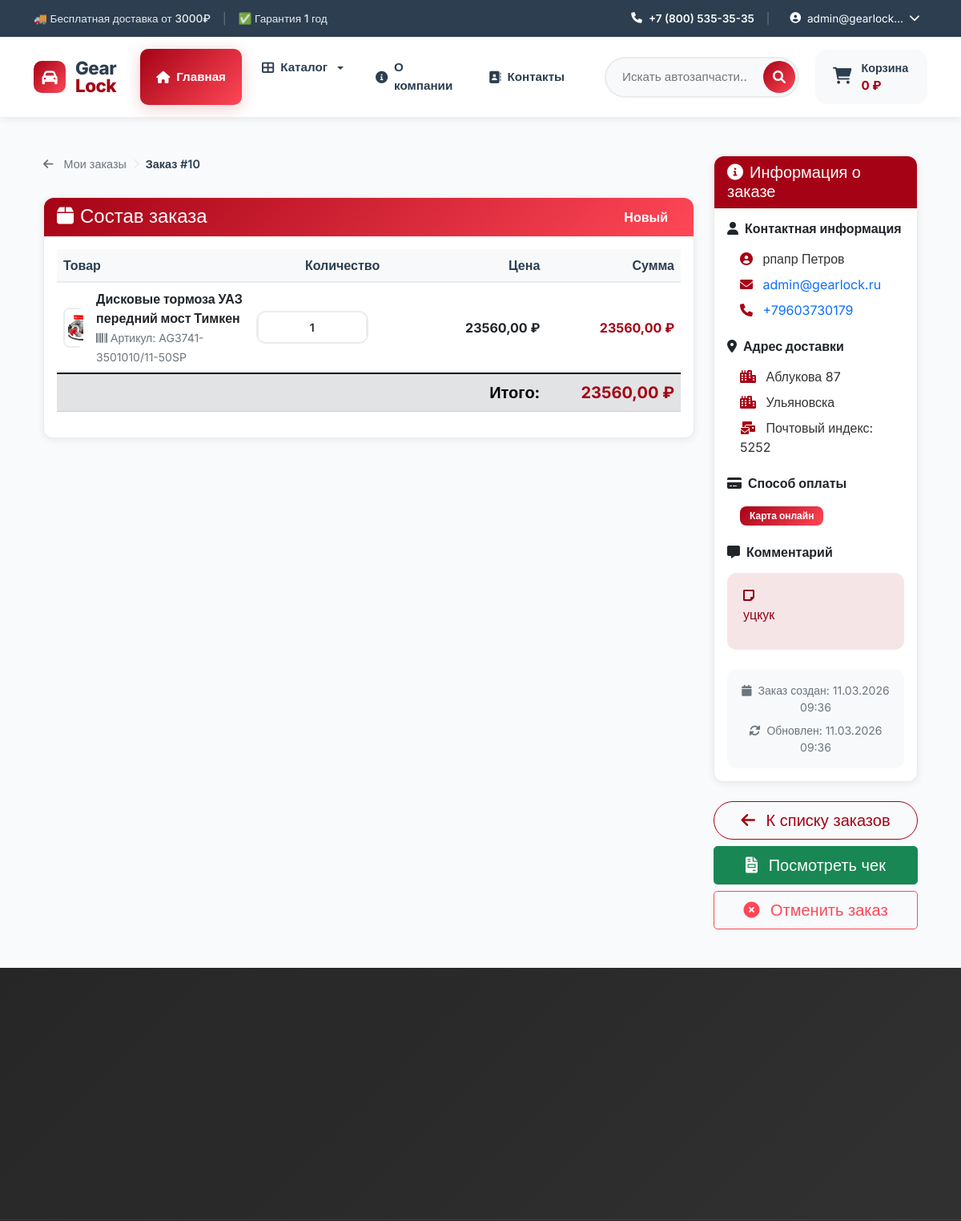
/orders/10/ (signed in, upper part), run on an earlier commit of the app's database.
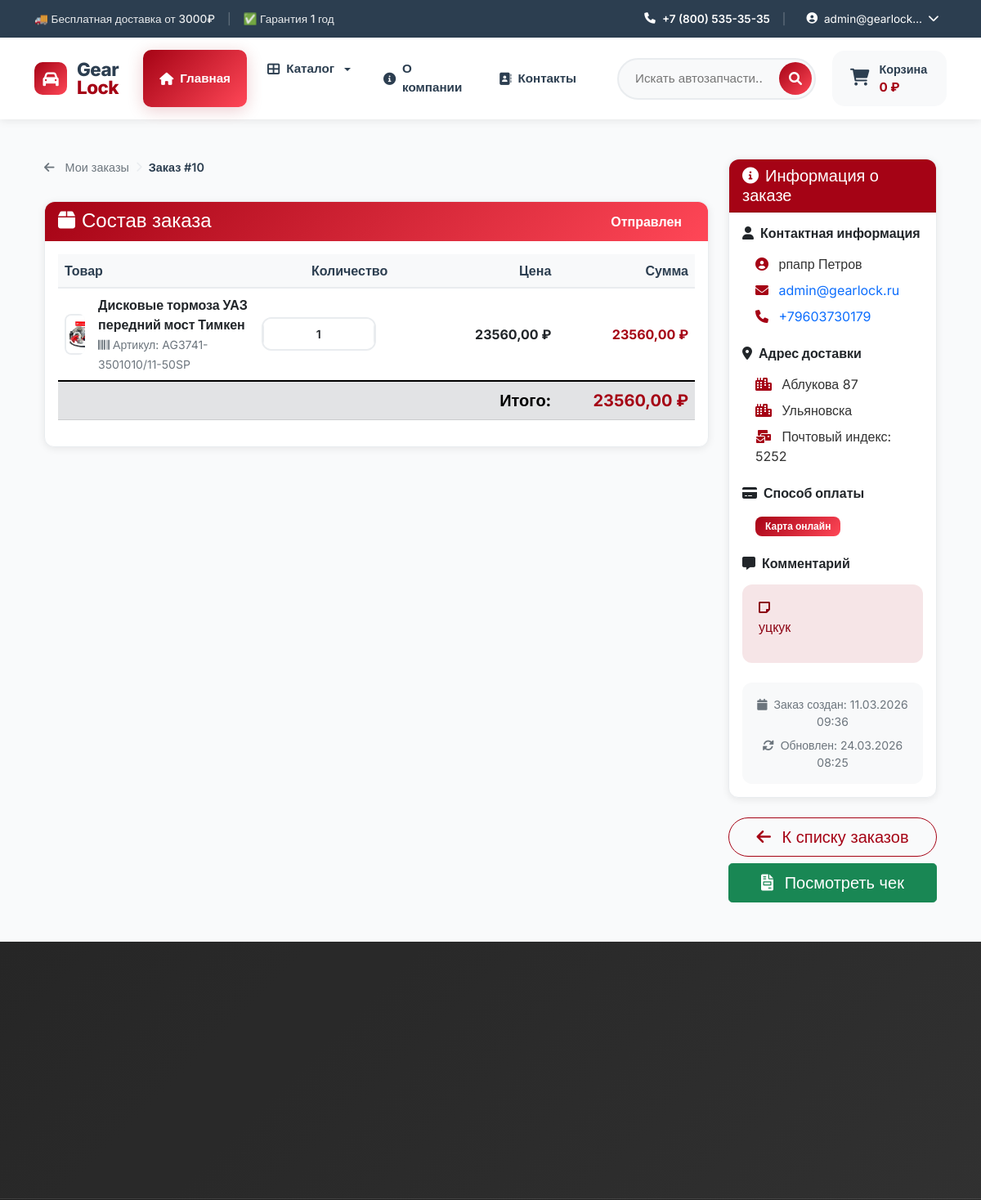
And on a later commit of the database.
### orders/models.py (models this page shows, shortened)
class Order(models.Model):
    STATUS_CHOICES = [
        ('new', 'Новый'),
        ('processing', 'В обработке'),
        ('shipped', 'Отправлен'),
        ('delivered', 'Доставлен'),
        ('cancelled', 'Отменен'),
    ]
    PAYMENT_CHOICES = [
        ('card', 'Карта онлайн'),
        ('cash', 'Наличные при получении'),
        ('bank', 'Банковский перевод'),
    ]
    user = models.ForeignKey(settings.AUTH_USER_MODEL,
                           on_delete=models.CASCADE,
                           related_name='orders', null=True, blank=True)
    email = models.EmailField('Email')
    phone = models.CharField('Телефон', max_length=20)
    first_name = models.CharField('Имя', max_length=100)
    last_name = models.CharField('Фамилия', max_length=100)
    address = models.TextField('Адрес доставки')
    city = models.CharField('Город', max_length=100)
    postal_code = models.CharField('Почтовый индекс', max_length=20)
    status = models.CharField('Статус', max_length=20,
                            choices=STATUS_CHOICES, default='new')
    payment_method = models.CharField('Способ оплаты', max_length=20,
                                    choices=PAYMENT_CHOICES)
    total_price = models.DecimalField('Общая сумма', max_digits=10,
                                    decimal_places=2)
    notes = models.TextField('Примечания', blank=True)
    created_at = models.DateTimeField('Дата создания', auto_now_add=True)
    updated_at = models.DateTimeField('Дата обновления', auto_now=True)
    class Meta:
        verbose_name = 'Заказ'
        verbose_name_plural = 'Заказы'
        ordering = ['-created_at']
    @property
    def get_status_display_class(self):
        status_classes = {
            'new': 'badge badge-primary',
            'processing': 'badge badge-info',
            'shipped': 'badge badge-warning',
            'delivered': 'badge badge-success',
            'cancelled': 'badge badge-danger',
        }
        return status_classes.get(self.status, 'badge badge-secondary')

### orders/views.py (the view)
# urls.py: path('<int:order_id>/', views.order_detail, name='order_detail'),
@login_required
def order_detail(request, order_id):
    order = get_object_or_404(Order, id=order_id, user=request.user)
    return render(request, 'orders/order_detail.html', {'order': order})

### cart/cart.py (called while the page is built)
    def get_total_price(self):
        return sum(
            float(item['price']) * item['quantity']
            for item in self.cart.values()
        )

    def __len__(self):
        return sum(item['quantity'] for item in self.cart.values())

### cart/context_processors.py (called while the page is built)
def cart(request):
    return {'cart': Cart(request)}

### catalog/context_processors.py (called while the page is built)
def categories(request):
    main_categories = Category.objects.filter(
        parent__isnull=True
    ).exclude(
        slug=''
    ).exclude(
        slug__isnull=True
    ).prefetch_related('children').order_by('order', 'name')
    return {
        'categories': main_categories,
        'all_categories': Category.objects.exclude(slug='').exclude(slug__isnull=True)
    }

### catalog/models.py (called while the page is built)
    @property
    def main_image(self):
        image = self.images.filter(is_main=True).first()
        if image:
            return image.image
        return None

### orders/models.py (called while the page is built)
    @property
    def total_price(self):
        return self.price * self.quantity

### templates/orders/order_detail.html (shortened to what the changed rows need)
{% extends 'base.html' %}
{% block content %}
<div class="container mt-4 animate-on-scroll">
    <div class="row mb-4">
        <div class="col-lg-8">
            <nav aria-label="breadcrumb" class="mb-4">
                <ol class="breadcrumb-list">
                    <li class="breadcrumb-item">
                        <span class="breadcrumb-current">Заказ #{{ order.id }}</span>
                    </li>
                </ol>
            </nav>
            <div class="card shadow-hover mb-4">
                <div class="card-header bg-primary-gradient text-white d-flex justify-content-between align-items-center">
                    <h4 class="mb-0">
                        <i class="fas fa-box me-2"></i>Состав заказа
                    </h4>
                    <span class="badge {{ order.get_status_display_class }} fs-6 px-3 py-2">
                        {{ order.get_status_display }}
                    </span>
                </div>
                <div class="card-body">
                    <div class="table-responsive">
                        <table class="table table-hover">
                            <thead class="table-light">
                                <tr>
                                    <th>Товар</th>
                                    <th class="text-center">Количество</th>
                                    <th class="text-end">Цена</th>
                                    <th class="text-end">Сумма</th>
                                </tr>
                            </thead>
                            <tfoot class="table-secondary">
                                <tr>
                                    <td colspan="3" class="text-end fw-bold fs-5">Итого:</td>
                                    <td class="text-end fw-bold fs-5 text-about">{{ order.total_price }} ₽</td>
                                </tr>
                            </tfoot>
                        </table>
                    </div>
                </div>
            </div>
        </div>
        <div class="col-lg-4">
            <div class="sticky-sidebar">
                <div class="card shadow-hover mb-4">
                    <div class="card-body">
                        <div class="mb-4">
                            <div class="ps-3">
                                <p class="mb-2">
                                    <i class="fas fa-user-circle me-2 text-about"></i>
                                    {{ order.first_name }} {{ order.last_name }}
                                </p>
                                <p class="mb-2">
                                    <i class="fas fa-envelope me-2 text-about"></i>
                                    <a href="mailto:{{ order.email }}" class="text-decoration-none">{{ order.email }}</a>
                                </p>
                                <p class="mb-0">
                                    <i class="fas fa-phone me-2 text-about"></i>
                                    <a href="tel:{{ order.phone }}" class="text-decoration-none">{{ order.phone }}</a>
                                </p>
                            </div>
                        </div>
                        <div class="mb-4">
                            <div class="ps-3">
                                <p class="mb-2">
                                    <i class="fas fa-city me-2 text-about"></i>
                                    {{ order.address }}
                                </p>
                                <p class="mb-2">
                                    <i class="fas fa-city me-2 text-about"></i>
                                    {{ order.city }}
                                </p>
                                <p class="mb-0">
                                    <i class="fas fa-mail-bulk me-2 text-about"></i>
                                    Почтовый индекс: {{ order.postal_code }}
                                </p>
                            </div>
                        </div>
                        <div class="mb-4">
                            <div class="ps-3">
                                <span class="badge bg-primary-gradient">
                                    {{ order.get_payment_method_display }}
                                </span>
                            </div>
                        </div>
                        {% if order.notes %}
                        <div class="mb-4">
                            <h6 class="fw-bold text-dark mb-3">
                                <i class="fas fa-comment-alt me-2"></i>Комментарий
                            </h6>
                            <div class="alert alert-custom alert-primary">
                                <i class="fas fa-sticky-note me-2"></i>
                                {{ order.notes|linebreaks }}
                            </div>
                        </div>
                        {% endif %}
                        <div class="card bg-light border-0">
                            <div class="card-body">
                                <div class="text-center">
                                    <p class="text-muted small mb-2">
                                        <i class="fas fa-calendar me-1"></i>
                                        Заказ создан: {{ order.created_at|date:"d.m.Y H:i" }}
                                    </p>
                                    {% if order.updated_at %}
                                    <p class="text-muted small mb-0">
                                        <i class="fas fa-sync-alt me-1"></i>
                                        Обновлен: {{ order.updated_at|date:"d.m.Y H:i" }}
                                    </p>
                                    {% endif %}
                                </div>
                            </div>
                        </div>
                    </div>
                </div>
                <div class="d-grid gap-2">
                    <a href="{% url 'orders:order_list' %}" class="btn btn-outline-about btn-lg">
                        <i class="fas fa-arrow-left me-2"></i> К списку заказов
                    </a>
                    <a href="{% url 'orders:view_receipt' order.id %}" class="btn btn-success btn-lg">
                        <i class="fas fa-file-invoice me-2"></i> Посмотреть чек
                    </a>
                    {% if order.status == 'new' or order.status == 'processing' %}
                    <button class="btn btn-outline-danger btn-lg"
                            onclick="alert('Для отмены заказа свяжитесь с менеджером')">
                        <i class="fas fa-times-circle me-2"></i> Отменить заказ
                    </button>
                    {% endif %}
                </div>
            </div>
        </div>
    </div>
</div>
{% endblock %}

What changed in the data, as far as the page shows it:
changed Order "рпапр": status "Новый" → "Отправлен"; updated_at "11.03.2026 09:36" → "24.03.2026 08:25"
Also different on the page:
text no longer shown: "Отменить заказ"
